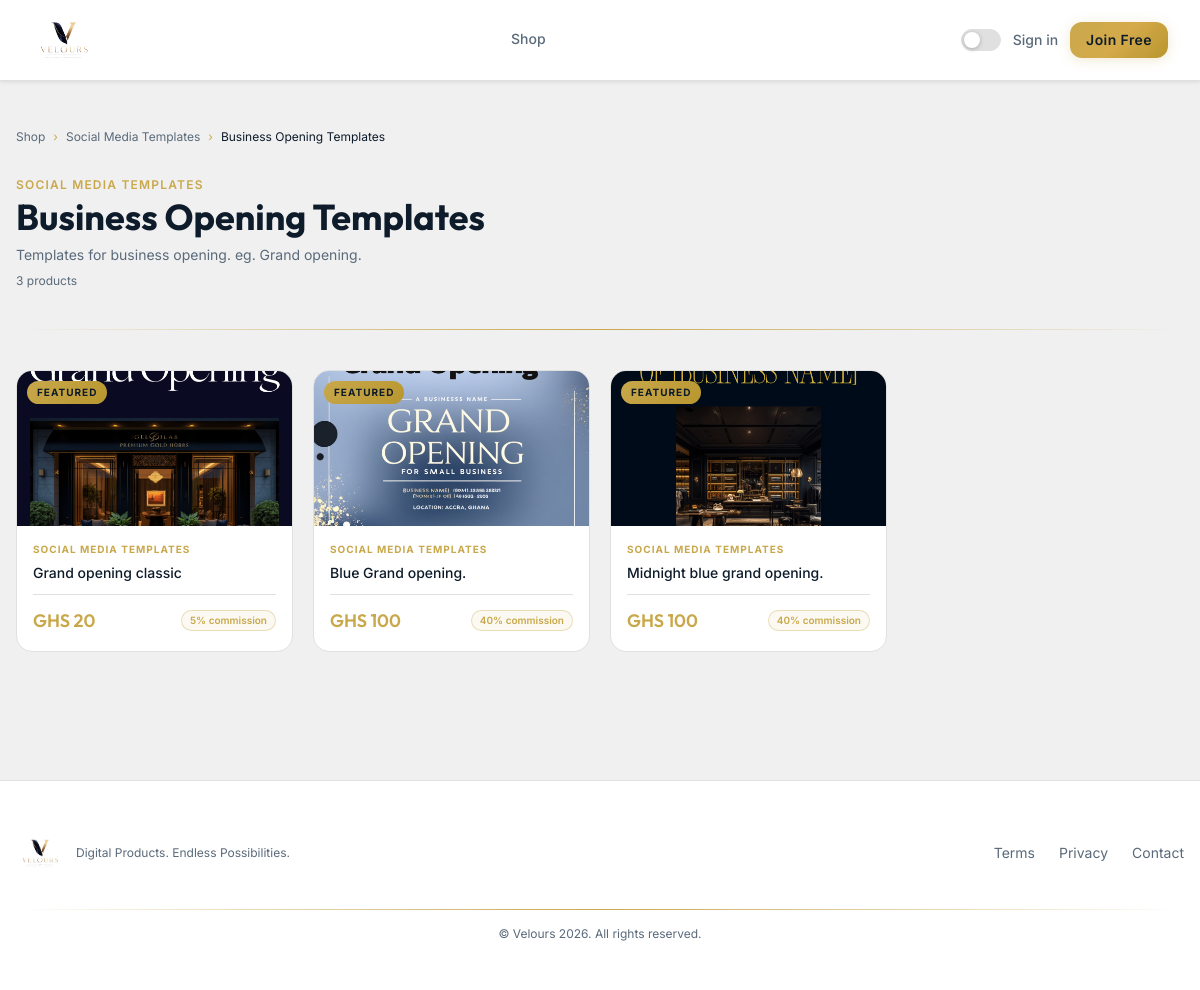
The app's page /shop/social-media/social-media-business-opening-templates with its own data.
### app/models.py (models this page shows, shortened)
class Category(db.Model):
    __tablename__ = 'categories'
    id = db.Column(db.Integer, primary_key=True)
    name = db.Column(db.String(100), nullable=False)
    slug = db.Column(db.String(100), unique=True, nullable=False)
    description = db.Column(db.Text, nullable=True)
    icon = db.Column(db.String(10), default='📦')
    cover_image = db.Column(db.String(300), nullable=True)  # folder cover image
    created_at = db.Column(db.DateTime, default=datetime.utcnow)
    subcategories = db.relationship('Subcategory', backref='category', lazy=True, cascade='all, delete-orphan')
    products = db.relationship('Product', backref='category', lazy=True)
    @property
    def cover(self):
        """Returns cover image or first subcategory cover or first product image"""
        if self.cover_image:
            return self.cover_image
        for sub in self.subcategories:
            if sub.cover_image:
                return sub.cover_image
            for p in sub.products:
                if p.preview_image:
                    return p.preview_image
        for p in self.products:
            if p.preview_image:
                return p.preview_image
        return None

class Subcategory(db.Model):
    __tablename__ = 'subcategories'
    id = db.Column(db.Integer, primary_key=True)
    name = db.Column(db.String(100), nullable=False)
    slug = db.Column(db.String(150), unique=True, nullable=False)
    description = db.Column(db.Text, nullable=True)
    cover_image = db.Column(db.String(300), nullable=True)
    category_id = db.Column(db.Integer, db.ForeignKey('categories.id'), nullable=False)
    created_at = db.Column(db.DateTime, default=datetime.utcnow)
    products = db.relationship('Product', backref='subcategory', lazy=True)

class Product(db.Model):
    __tablename__ = 'products'
    id = db.Column(db.Integer, primary_key=True)
    name = db.Column(db.String(200), nullable=False)
    slug = db.Column(db.String(200), unique=True, nullable=False)
    description = db.Column(db.Text, nullable=True)
    price = db.Column(db.Float, nullable=False)
    referral_commission_pct = db.Column(db.Float, default=0.0)
    preview_image = db.Column(db.String(300), nullable=True)
    delivery_content = db.Column(db.Text, nullable=True)
    category_id = db.Column(db.Integer, db.ForeignKey('categories.id'), nullable=True)
    subcategory_id = db.Column(db.Integer, db.ForeignKey('subcategories.id'), nullable=True)
    is_active = db.Column(db.Boolean, default=True)
    is_featured = db.Column(db.Boolean, default=False)
    total_sales = db.Column(db.Integer, default=0)
    created_at = db.Column(db.DateTime, default=datetime.utcnow)
    orders = db.relationship('Order', backref='product', lazy=True)

### app/blueprints/store.py (the view)
@store_bp.route('/shop/<cat_slug>/<sub_slug>')
def subcategory(cat_slug, sub_slug):
    cat = Category.query.filter_by(slug=cat_slug).first_or_404()
    sub = Subcategory.query.filter_by(slug=sub_slug, category_id=cat.id).first_or_404()
    page = request.args.get('page', 1, type=int)
    products = Product.query.filter_by(
        subcategory_id=sub.id, is_active=True
    ).order_by(Product.created_at.desc()).paginate(page=page, per_page=12, error_out=False)
    return render_template('store/subcategory.html', category=cat, subcategory=sub, products=products)

### app/templates/store/subcategory.html (shortened to what this page needs)
{% extends 'base.html' %}
{% block content %}
<div class="max-w-7xl mx-auto px-4 py-12">
  <nav class="flex items-center gap-2 text-xs text-muted mb-8">
    <a href="{{ url_for('store.shop') }}" class="hover:text-accent transition-colors">Shop</a>
    <span style="color:var(--gold)">›</span>
    <a href="{{ url_for('store.category', cat_slug=category.slug) }}" class="hover:text-accent transition-colors">{{ category.name }}</a>
    <span style="color:var(--gold)">›</span>
    <span style="color:var(--text-primary)">{{ subcategory.name }}</span>
  </nav>
  <div class="mb-10">
    <p class="text-xs font-semibold uppercase tracking-widest mb-1" style="color:var(--gold)">{{ category.name }}</p>
    <h1 class="font-display text-4xl font-bold" style="color:var(--text-primary)">{{ subcategory.name }}</h1>
    {% if subcategory.description %}
    <p class="text-muted text-sm mt-2 max-w-xl">{{ subcategory.description }}</p>
    {% endif %}
    <p class="text-xs text-muted mt-2">{{ products.total }} products</p>
  </div>
  <div class="gold-line mb-10"></div>
  {% if products.items %}
  <div class="grid grid-cols-1 sm:grid-cols-2 lg:grid-cols-4 gap-5">
    {% for product in products.items %}
    {% include 'store/_product_card.html' %}
    {% endfor %}
  </div>
  {% endif %}
</div>
{% endblock %}

### app/templates/store/_product_card.html
<a href="{{ url_for('store.product_detail', slug=product.slug) }}"
   class="card card-hover rounded-2xl overflow-hidden group flex flex-col">
  <div class="relative aspect-video overflow-hidden flex-shrink-0" style="background:var(--bg-primary)">
    {% if product.preview_image %}
    <img src="{{ url_for('static', filename=product.preview_image) }}"
         alt="{{ product.name }}"
         class="w-full h-full object-cover group-hover:scale-105 transition-transform duration-500"/>
    {% else %}
    <div class="w-full h-full flex items-center justify-center">
      <span class="text-5xl">{% if product.category %}{{ product.category.icon }}{% else %}📦{% endif %}</span>
    </div>
    {% endif %}
    {% if product.is_featured %}
    <span class="absolute top-2.5 left-2.5 text-[10px] font-bold px-2.5 py-1 rounded-full tracking-widest uppercase"
          style="background:linear-gradient(135deg,#C9A84C,#B8962E); color:#0D1B2A">FEATURED</span>
    {% endif %}
  </div>
  <div class="p-4 flex flex-col flex-1">
    {% if product.category %}
    <span class="text-[10px] font-bold uppercase tracking-widest mb-1.5" style="color:var(--gold)">{{ product.category.name }}</span>
    {% endif %}
    <h3 class="font-medium text-sm leading-snug line-clamp-2 flex-1" style="color:var(--text-primary)">{{ product.name }}</h3>
    <div class="flex items-center justify-between mt-3 pt-3 border-t border-themed gap-2">
      <span class="font-display text-lg font-semibold" style="color:var(--gold)">GHS {{ '%.0f'|format(product.price) }}</span>
      {% if product.referral_commission_pct > 0 %}
      <span class="text-[10px] font-semibold px-2 py-0.5 rounded-full border"
            style="color:var(--gold); border-color:rgba(201,168,76,0.35); background:rgba(201,168,76,0.07)">
        {{ '%.0f'|format(product.referral_commission_pct) }}% commission
      </span>
      {% endif %}
    </div>
  </div>
</a>

### app/templates/base.html (style rules this page uses)
:root { --bg-primary: #f0f0f0; --bg-card: #ffffff; --bg-nav: rgba(255,255,255,0.94); --border: #e0e0e0; --text-primary: #0D1B2A; --text-muted: #5a6a7a; --gold: #C9A84C; --gold-hover: #B8962E; --gold-glow: rgba(201,168,76,0.22); --nav-shadow: 0 1px 4px rgba(13,27,42,0.10); }
body { background-color: var(--bg-primary); color: var(--text-primary); font-family: 'Inter', sans-serif; transition: background-color 0.3s ease, color 0.3s ease; }
.card { background: var(--bg-card); border: 1px solid var(--border); }
.text-muted { color: var(--text-muted); }
.border-themed { border-color: var(--border); }
.card-hover { transition: transform 0.22s ease, box-shadow 0.22s ease, border-color 0.22s ease; }
.gold-line { height: 1px; background: linear-gradient(90deg, transparent, var(--gold), transparent); }

### records on screen
Category: name "Social Media Templates", name "SOCIAL MEDIA TEMPLATES"
Subcategory: name "Business Opening Templates", description "Templates for business opening. eg. Grand opening."
Product: preview_image (picture), is_featured "FEATURED", category.name "SOCIAL MEDIA TEMPLATES", name "Grand opening classic", price "20", referral_commission_pct "5"
Product: preview_image (picture), is_featured "FEATURED", category.name "SOCIAL MEDIA TEMPLATES", name "Blue Grand opening.", price "100", referral_commission_pct "40"
Product: preview_image (picture), is_featured "FEATURED", category.name "SOCIAL MEDIA TEMPLATES", name "Midnight blue grand opening.", price "100", referral_commission_pct "40"

### other values on screen
{{ products.total }} "3"
{{ APP_TAGLINE }} "Digital Products. Endless Possibilities."
{{ APP_NAME }} "Velours"
{{ 2026 }} "2026"
